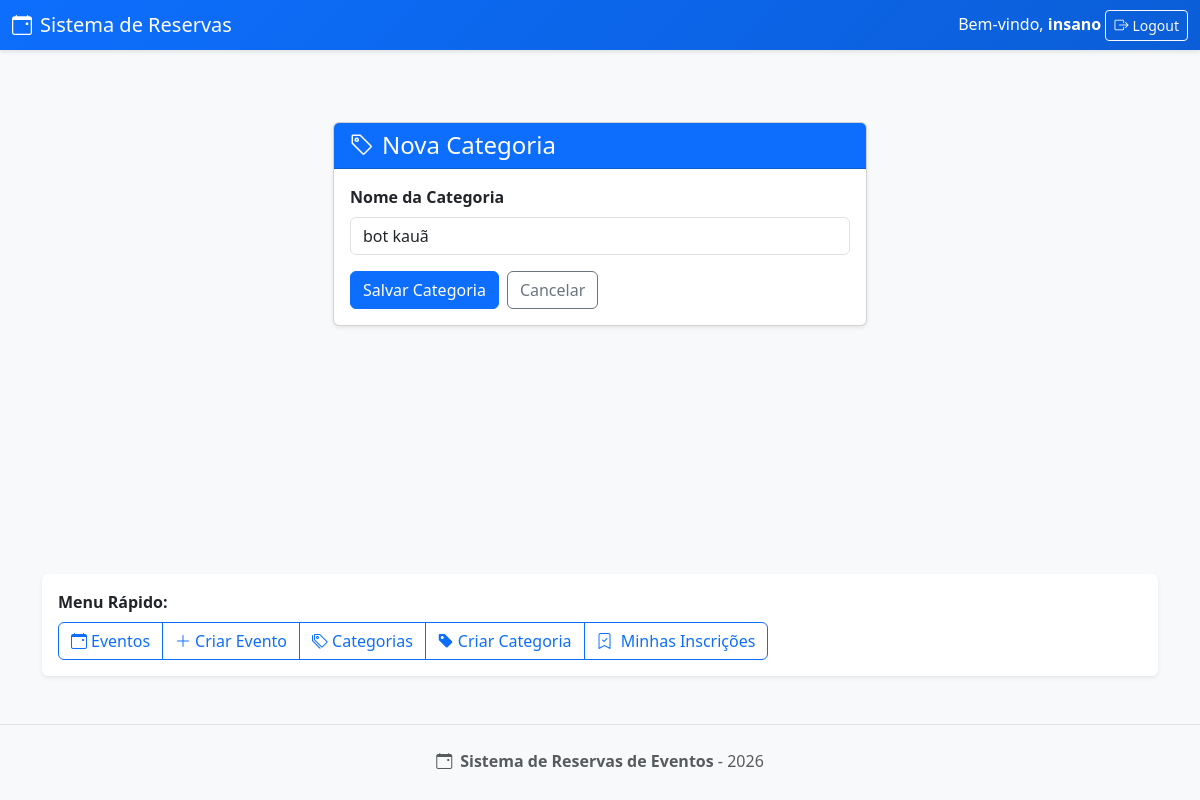
/sistemareservas/categorias/2/editar/ (signed in), run on an earlier commit of the app's database.
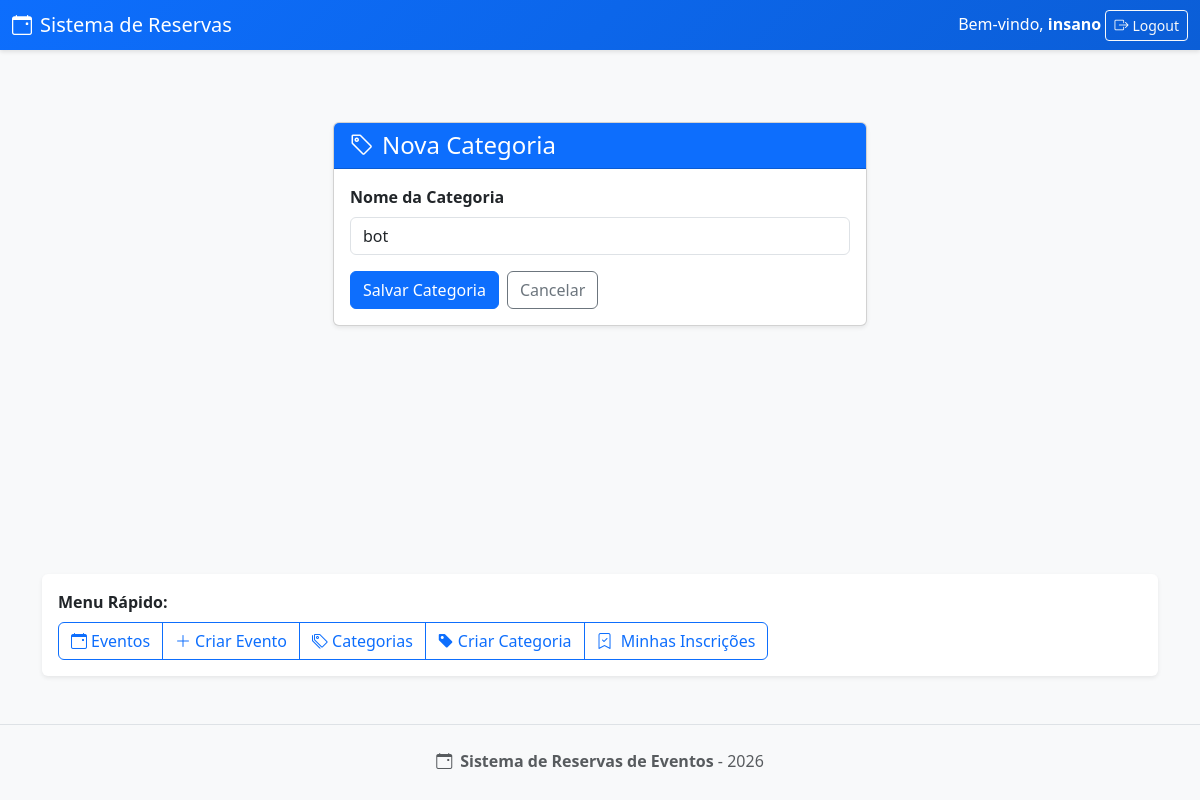
And on a later commit of the database.
### sistemareservas/models.py (models this page shows, shortened)
class CategoriaEvento(models.Model):
    nome = models.CharField(max_length=100, unique=True)

### sistemareservas/views.py (the view)
# urls.py: path('categorias/<int:pk>/editar/', views.categoria_update, name='categoria_update'),
@permission_required('sistemareservas.change_categoriaevento', login_url=URL_NEGADO)
def categoria_update(request, pk):
    categoria = get_object_or_404(CategoriaEvento, pk=pk)
    if request.method == 'POST':
        form = CategoriaEventoForm(request.POST, instance=categoria)
        if form.is_valid():
            form.save()
            messages.success(request, 'Categoria atualizada com sucesso.')
            return redirect('categoria_list')
    else:
        form = CategoriaEventoForm(instance=categoria)
    return render(request, 'sistemareservas/categoria_form.html', {'form': form})

### sistemareservas/forms.py
class CategoriaEventoForm(forms.ModelForm):
    nome = forms.CharField(
        max_length=100,
        widget=forms.TextInput(attrs={'class': 'form-control'})
    )
    class Meta:
        model = CategoriaEvento
        fields = ['nome']

### sistemareservas/templates/sistemareservas/categoria_form.html (shortened to what this page needs)
{% extends 'sistemareservas/base.html' %}
{% block content %}
<div class="container py-5">
    <div class="row justify-content-center">
        <div class="col-md-6">
            <div class="card shadow-sm">
                <div class="card-header bg-primary text-white">
                    <h4 class="mb-0"><i class="bi bi-tag me-2"></i>Nova Categoria</h4>
                </div>
                <div class="card-body">
                    <form method="post" novalidate>
                        <div class="mb-3">
                            <label for="{{ form.nome.id_for_label }}" class="form-label">Nome da Categoria</label>
                            {{ form.nome }}
                        </div>
                        <div class="d-flex gap-2">
                            <button type="submit" class="btn btn-primary">Salvar Categoria</button>
                            <a href="{% url 'evento_list' %}" class="btn btn-outline-secondary">Cancelar</a>
                        </div>
                    </form>
                </div>
            </div>
        </div>
    </div>
</div>
{% endblock %}

What changed in the data, as far as the page shows it:
changed CategoriaEvento: nome "bot kauã" → "bot"
